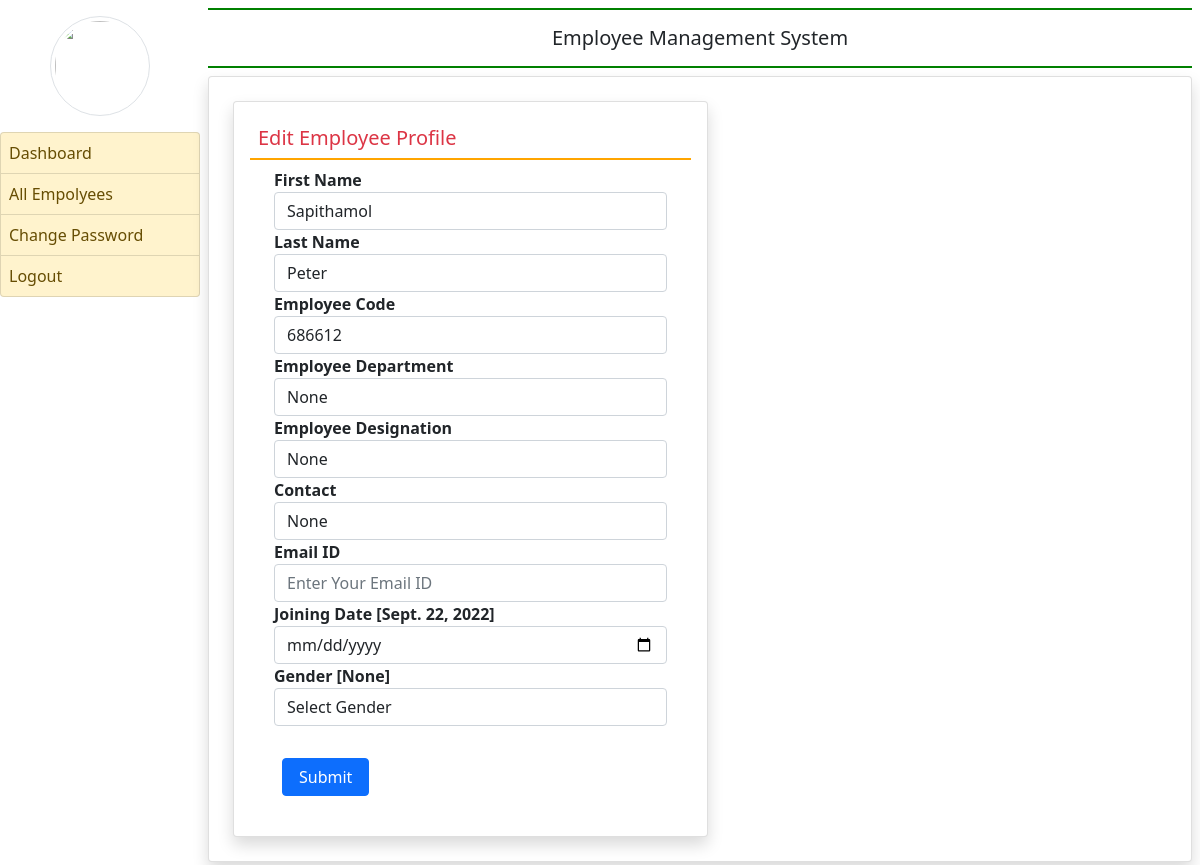
The app's page /adminedit_empprofile/8 (signed in) with its own data.
### home/models.py (models this page shows, shortened)
class EmployeeDetail(models.Model):
    user = models.ForeignKey(User, on_delete=models.CASCADE)
    empcode = models.CharField(max_length=50)
    empdept = models.CharField(max_length=100, null=True)
    designation = models.CharField(max_length=100, null=True)
    contact = models.CharField(max_length=15, null=True)
    gender = models.CharField(max_length=50, null=True)
    joiningdate = models.DateField(null=True)

### home/views.py (the view, shortened to what this page needs)
# urls.py: path('adminedit_empprofile/<int:pid>', views.adminedit_empprofile, name='adminedit_empprofile'),
def adminedit_empprofile(request, pid):
    if not request.user.is_authenticated:
        return redirect('admin_login')
    error = ""
    employee = EmployeeDetail.objects.get(id=pid)
    return render(request, 'home/adminedit_empprofile.html', locals())

### home/Templates/home/adminedit_empprofile.html (shortened to what this page needs)
{% extends 'home/admin_base.html' %}
{% block main %}
<div class="card shadow m-2" style="width:50%">
    <div class="card-body">
        <h5 class="p-2 text-danger" style="border-bottom : 2px solid orange">Edit Employee Profile</h5>
        <div class="container-fluid">
            <form method="post" enctype="multipart/form-data">
                <div class="form-row">
                    <div class="col-sm-12">
                        <div class="form-group">
                            <label style="font-weight : bold"> First Name</label>
                            <input type="text" name="firstname" class="form-control" placeholder="Enter First Name" pattern="[A-Za-z]+" value="{{employee.user.first_name}}">
                        </div>
                    </div>
                    <div class="col-sm-12">
                        <div class="form-group">
                            <label style="font-weight : bold">Last Name</label>
                            <input type="text" name="lastname" class="form-control" placeholder="Enter Last Name" pattern="[A-Za-z]+" value="{{employee.user.last_name}}" >
                        </div>
                    </div>
                    <div class="col-sm-12">
                        <div class="form-group">
                            <label style="font-weight : bold">Employee Code</label>
                            <input type="text" name="empcode" class="form-control" placeholder="Enter Your Employee Code" pattern="[0-9]+" value="{{employee.empcode}}">
                        </div>
                    </div>
                    <div class="col-sm-12">
                        <div class="form-group">
                            <label style="font-weight : bold">Employee Department</label>
                            <input type="text" name="department" class="form-control" placeholder="Enter Your Department"  value="{{employee.empdept}}">
                        </div>
                    </div>
                    <div class="col-sm-12">
                        <div class="form-group">
                            <label style="font-weight : bold">Employee Designation</label>
                            <input type="text" name="designation" class="form-control" placeholder="Enter Your Designation" value="{{employee.designation}}">
                        </div>
                    </div>
                    <div class="col-sm-12">
                        <div class="form-group">
                            <label style="font-weight : bold">Contact</label>
                            <input type="text" name="contact" class="form-control" placeholder="Contact" value="{{employee.contact}}">
                        </div>
                    </div>
                    <div class="col-sm-12">
                        <div class="form-group">
                            <label style="font-weight : bold">Email ID</label>
                            <input type="email" name="email" class="form-control" placeholder="Enter Your Email ID" value="{{employee.email}}">
                        </div>
                    </div>
                    <div class="col-sm-12">
                        <div class="form-group">
                            <label style="font-weight : bold">Joining Date [{{employee.joiningdate}}]</label>
                            <input type="date" name="jdate" class="form-control" value="{{employee.joiningdate}}">
                        </div>
                    </div>
                    <div class="col-sm-12">
                        <div class="form-group">
                            <label style="font-weight : bold">Gender [{{employee.gender}}]</label>
                            <select name="gender" class="form-control">
                                <option value="{{employee.gender}}">Select Gender</option>
                            </select>
                        </div>
                    </div>
                    <br>
                            <input type="submit" value="Submit" class="m-2 px-3 btn btn-primary">
                </div>
            </form>
        </div>
    </div>
</div>
{% endblock%}

### records on screen
EmployeeDetail: firstname "Sapithamol", lastname "Peter", empcode "686612", department "None", designation "None", contact "None", joiningdate "Sept. 22, 2022", gender "None"
